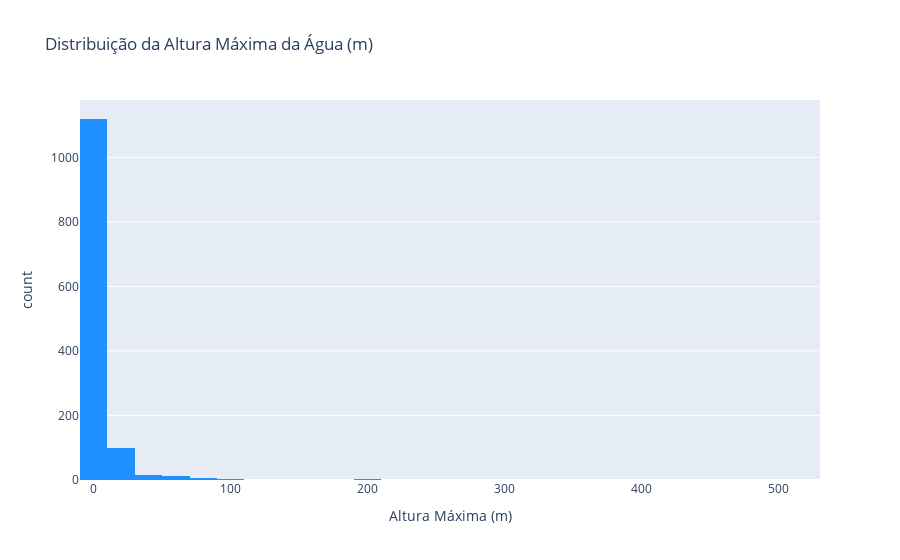

The cell this chart's notebook holds for it:
### Code cell
fig = px.histogram(
    df,
    x='Maximum Water Height (m)',
    nbins=30,
    title='Distribuição da Altura Máxima da Água (m)',
    labels={'Maximum Water Height (m)': 'Altura Máxima (m)'},
    color_discrete_sequence=['dodgerblue']
)

fig.show()

### Figure 1 — Plotly figure (JSON) as saved in the notebook; plotly's stock layout.template omitted (floating-point values rounded to 4 significant figures; data arrays with more than 128 entries replaced by an {"elided": "..."} marker saying what was removed)
{"data": [{"bingroup": "x", "hovertemplate": "Altura Máxima (m)=%{x}<br>count=%{y}<extra></extra>", "legendgroup": "", "marker": {"color": "dodgerblue", "pattern": {"shape": ""}}, "name": "", "nbinsx": 30, "orientation": "v", "showlegend": false, "type": "histogram", "x": {"elided": "2418 float values"}, "xaxis": "x", "yaxis": "y"}], "layout": {"barmode": "relative", "legend": {"tracegroupgap": 0}, "title": {"text": "Distribuição da Altura Máxima da Água (m)"}, "xaxis": {"anchor": "y", "domain": [0, 1], "title": {"text": "Altura Máxima (m)"}}, "yaxis": {"anchor": "x", "domain": [0, 1], "title": {"text": "count"}}}}
